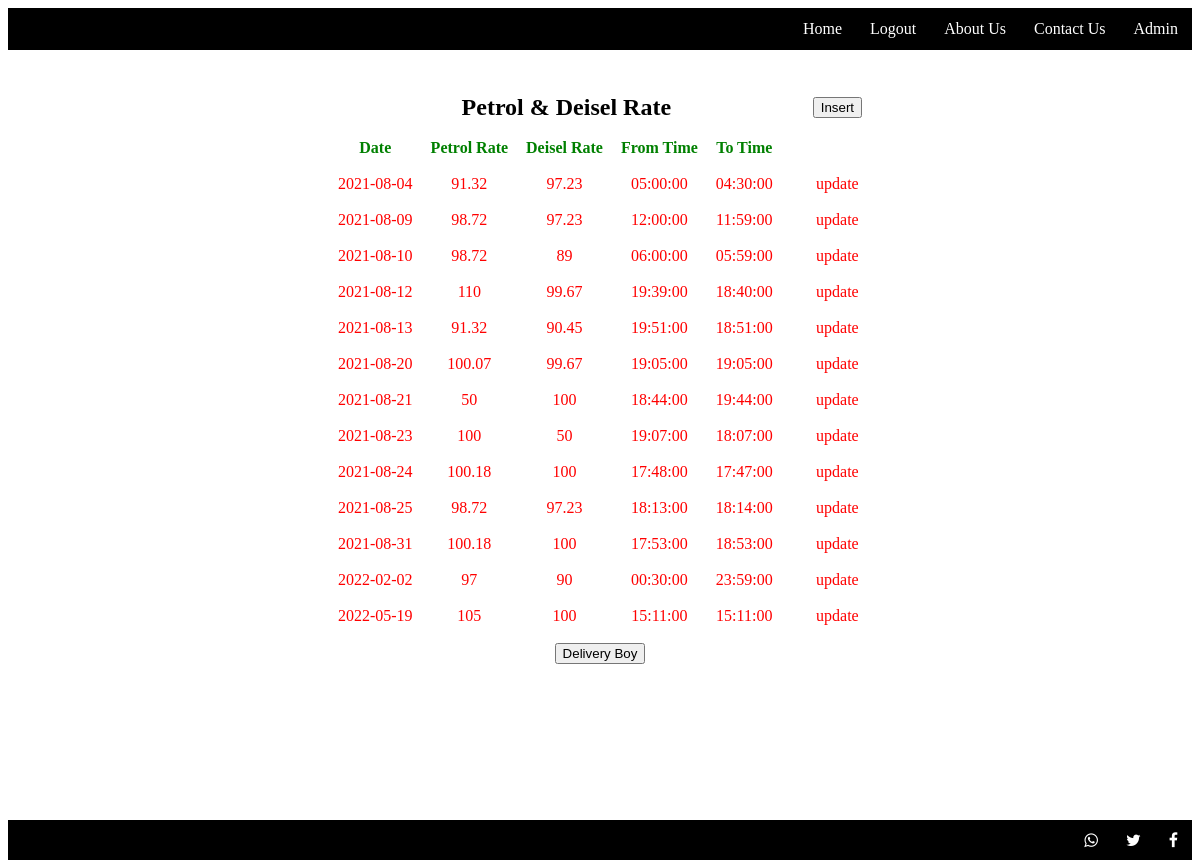
Before: /Adminwork.php with the older database file.
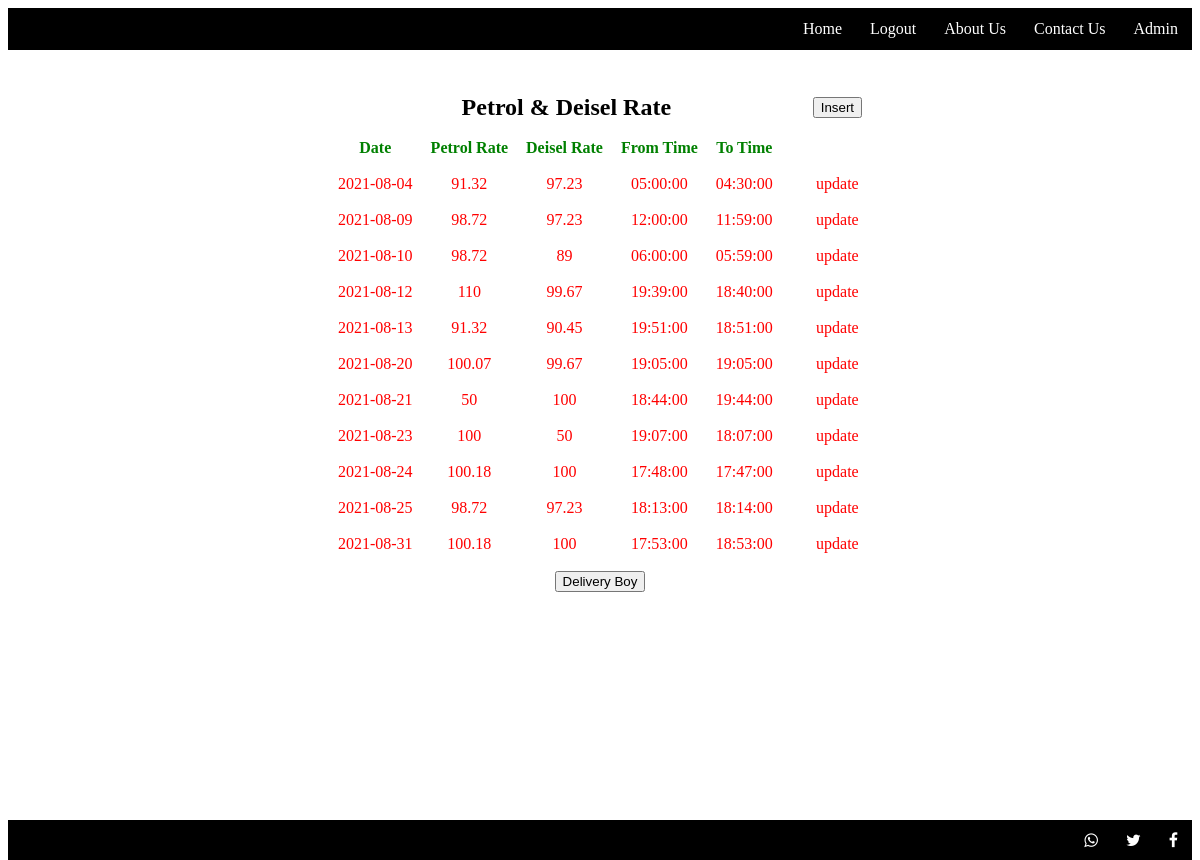
After: the same page with the newer database file.
### tables this page shows
CREATE TABLE IF NOT EXISTS `productrate` (
  `date` date NOT NULL,
  `petrol` float NOT NULL,
  `diesel` float NOT NULL,
  `Fromtime` time NOT NULL,
  `Totime` time NOT NULL,
  PRIMARY KEY (`date`)
);

### Adminwork.php (the view, shortened to what this page needs)
?><html>
	<head>
		<link rel="stylesheet" href="index.css" />
		<link rel="stylesheet" href="admin.css" />
		<link rel="stylesheet" href="https://cdnjs.cloudflare.com/ajax/libs/font-awesome/4.7.0/css/font-awesome.min.css" />
	</head>
	<body>
		<div style="height:5%;">
		<ul>
			<li><a href='Admin.php'>Admin</a></li>
			<li><a href="Contact.php">Contact Us</a></li>
			<li><a href="About Us.php">About Us</a></li>
			<li><a href="Logout.php">Logout</a></li>
			<li><a href="index.php">Home</a></li>
		</ul>
		</div><br/><br/>
		<div style="height:90%;">
			<center>
				<form name="rate1" method="post" action="">
					<table>
					<tr>
						<td colspan="6"><font size="5px" color="black"><b>Petrol & Deisel Rate</b></font></td>
						<td><input type="submit" name="insert" Value="Insert" /></td>
					</tr>
					<tr>
						<th>Date</th>
						<th>Petrol Rate</th>
						<th>Deisel Rate</th>
						<th>From Time</th>
						<th>To Time</th>
					</tr>
					<?php
						$conn=mysqli_connect('localhost','root','','petrolium');
						$result=mysqli_query($conn,'select * from productrate');
						while($row = mysqli_fetch_array($result))
						{
							echo "<tr><td>".$row['date']."</td>";
							echo "<td>".$row['petrol']."</td>";
							echo "<td>".$row['diesel']."</td>";
							echo "<td>".$row['Fromtime']."</td>";
							echo "<td>".$row['Totime']."</td><td>&nbsp;</td>";
							$todaydate=date('Y-m-d');
							if($todaydate==$row[0])
							{
								echo "<td><a href='rateupdate.php?date=$row[0]&petrol=$row[1]&diesel=$row[2]&Fromtime=$row[3]&Totime=$row[4]'>update</a></td></tr>";
							}
							else{
								echo "<td><lable>update</lable></td>";
							}
						}
					?>
					<tr>
						<td colspan="10"><input type="submit" name="delivery" value="Delivery Boy" /></td>
					</tr>
				</table>
				</form>
			</center>
		</div>
		<div style="height:5%;">
		<ul>
			<li><a href="#"><i class="fa fa-facebook"></i></a></li>
			<li><a href="#"><i class="fa fa-twitter"></i></a></li>
			<li><a href="#"><i class="fa fa-whatsapp"></i></a></li>
		</ul>
		</div>
	</body>
</html>

### index.css (style rules this page uses)
html,body { height: 100%; }
ul { list-style-type:none; overflow: hidden; background-color: black; }
ul li { float: right; }
li a { height:fixed; width:fixed; display: block; color: white; padding: 12px 14px; text-align: center; text-decoration: none; }

### admin.css (style rules this page uses)
table { text-align:center; color:dark-gray; background-color: white; }
td { padding:8px; margin:8px; color:red; }
th { padding:8px; margin:8px; color:green; }

Changed rows visible on the page:
removed productrate: date "2022-02-02", petrol "97", diesel "90", Fromtime "00:30:00", Totime "23:59:00", shows "update"
removed productrate: date "2022-05-19", petrol "105", diesel "100", Fromtime "15:11:00", Totime "15:11:00", shows "update"
